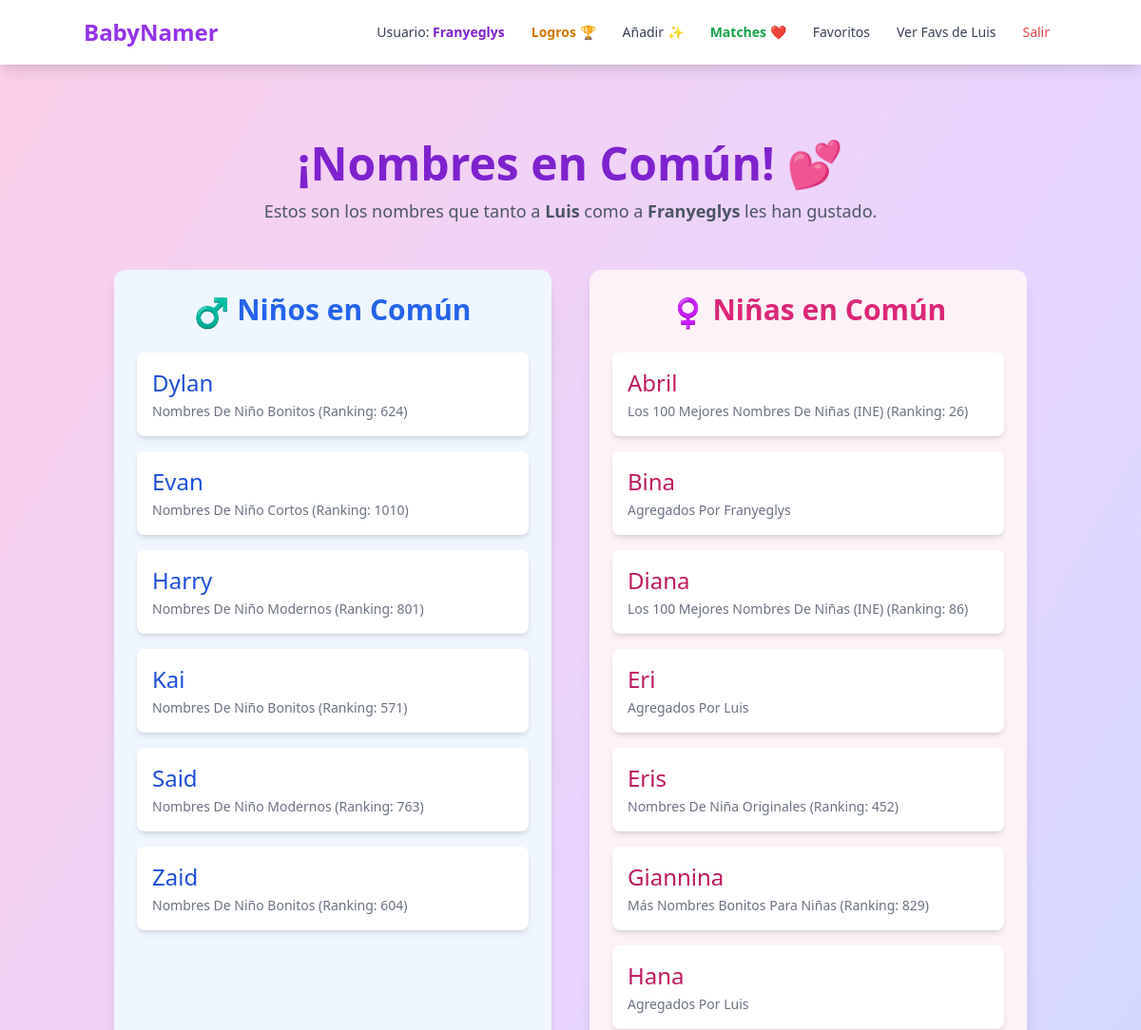
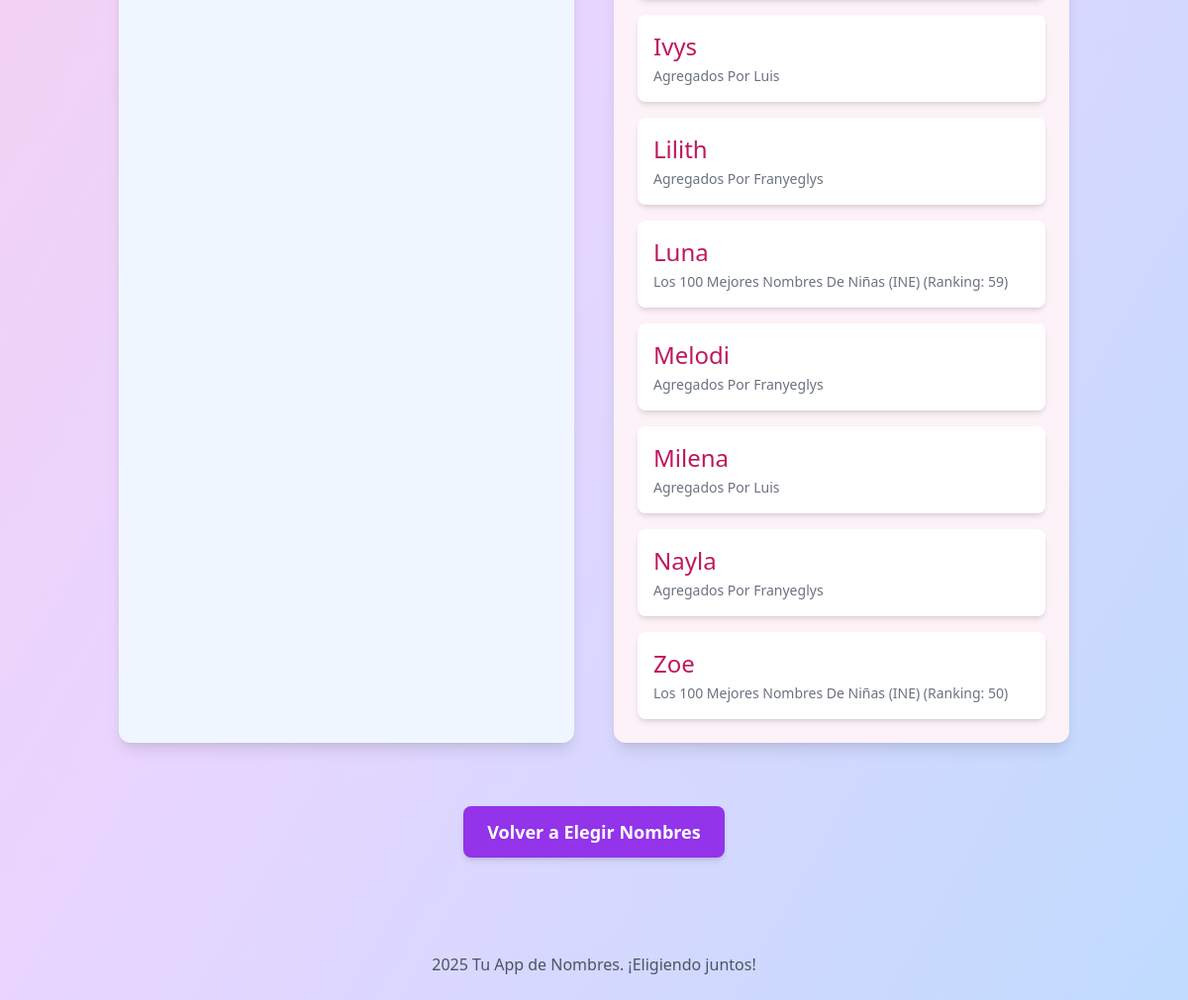
Screenshot of /matches (signed in) with the database file from the repository (2 pictures, top to bottom).
### models.py (models this page shows, shortened)
class User(db.Model):
    id = db.Column(db.Integer, primary_key=True)
    username = db.Column(db.String(80), unique=True, nullable=False)
    favorites = db.relationship(
        'Name',
        secondary=favorite_table,
        backref=db.backref('favorited_by_users', lazy='dynamic') # Cambiado nombre de backref para claridad
    )
    passed_names_rel = db.relationship(
        'Name',
        secondary=passed_name_table,
        backref=db.backref('passed_by_users', lazy='dynamic') # Cambiado nombre de backref para claridad
    )

class Name(db.Model):
    id = db.Column(db.Integer, primary_key=True)
    name_text = db.Column(db.String(100), nullable=False)
    gender = db.Column(db.String(10), nullable=False)
    category = db.Column(db.String(100), nullable=False)
    ranking = db.Column(db.Integer, nullable=True)

### app.py (the view)
@app.route('/matches')
def matches_page():
    current_user = get_current_user()
    user_luis = get_user_by_username_helper('luis') # Usar helper
    user_franyeglys = get_user_by_username_helper('franyeglys') # Usar helper
    if not user_luis or not user_franyeglys:
        flash("Usuarios 'luis' o 'franyeglys' no encontrados.", "error"); return redirect(url_for('index'))
    luis_fav_texts = {name.name_text for name in user_luis.favorites}
    franyeglys_fav_texts = {name.name_text for name in user_franyeglys.favorites}
    common_name_texts = luis_fav_texts.intersection(franyeglys_fav_texts)
    matched_boy_names, matched_girl_names = [], []
    if common_name_texts:
        displayed_names = {}
        all_relevant_favs = list(user_luis.favorites) + list(user_franyeglys.favorites)
        for name_obj in all_relevant_favs:
            if name_obj.name_text in common_name_texts and name_obj.name_text not in displayed_names:
                displayed_names[name_obj.name_text] = name_obj
        final_common_name_objects = sorted(list(displayed_names.values()), key=lambda x: x.name_text)
        matched_boy_names = [name for name in final_common_name_objects if name.gender == 'niño']
        matched_girl_names = [name for name in final_common_name_objects if name.gender == 'niña']
    return render_template('matches.html',
                           current_user=current_user,
                           matched_boy_names=matched_boy_names, matched_girl_names=matched_girl_names,
                           user_luis=user_luis, user_franyeglys=user_franyeglys)

### app.py (called while the page is built)
def get_user_by_username_helper(username_str): # Renombrado para evitar confusión con get_current_user
    return User.query.filter_by(username=username_str).first()

def get_current_user():
    if 'user_id' in session:
        return User.query.get(session['user_id'])
    return None

### templates/matches.html (shortened to what this page needs)
{% extends "layout.html" %}
{% block content %}
<div class="container mx-auto px-2 sm:px-4 py-6 sm:py-8">
    <div class="text-center mb-8 md:mb-12">
        <h1 class="text-3xl sm:text-4xl md:text-5xl font-bold text-purple-700">¡Nombres en Común! 💕</h1>
        <p class="text-base sm:text-lg text-gray-600 mt-2 sm:mt-3">
            Estos son los nombres que tanto a <strong>{{ user_luis.username | capitalize }}</strong> como a <strong>{{ user_franyeglys.username | capitalize }}</strong> les han gustado.
        </p>
    </div>
    <div class="grid grid-cols-1 md:grid-cols-2 gap-6 md:gap-10">
        <div class="bg-blue-50 p-4 sm:p-6 rounded-xl shadow-lg">
            <h2 class="text-2xl sm:text-3xl font-semibold text-blue-600 mb-4 sm:mb-6 text-center">
                <span class="align-middle text-2xl sm:text-3xl">♂️</span> Niños en Común
            </h2>
            {% if matched_boy_names %}
                <ul class="space-y-3 sm:space-y-4">
                    {% for name in matched_boy_names %}
                    <li class="bg-white p-3 sm:p-4 rounded-lg shadow-md transform hover:scale-105 transition-transform duration-200">
                        <p class="text-xl sm:text-2xl font-medium text-blue-700">{{ name.name_text }}</p>
                        <p class="text-xs sm:text-sm text-gray-500 capitalize mt-1">{{ name.category }} {% if name.ranking %}(Ranking: {{ name.ranking }}){% endif %}</p>
                    </li>
                    {% endfor %}
                </ul>
            {% else %}
                <div class="text-center py-8 sm:py-10">
                    <p class="text-lg sm:text-xl text-gray-500">😢 Aún no hay nombres de niño en común.</p>
                    <p class="text-gray-400 mt-2 text-sm sm:text-base">¡Sigan eligiendo!</p>
                </div>
            {% endif %}
        </div>
        <div class="bg-pink-50 p-4 sm:p-6 rounded-xl shadow-lg">
            <h2 class="text-2xl sm:text-3xl font-semibold text-pink-600 mb-4 sm:mb-6 text-center">
                <span class="align-middle text-2xl sm:text-3xl">♀️</span> Niñas en Común
            </h2>
            {% if matched_girl_names %}
                <ul class="space-y-3 sm:space-y-4">
                    {% for name in matched_girl_names %}
                    <li class="bg-white p-3 sm:p-4 rounded-lg shadow-md transform hover:scale-105 transition-transform duration-200">
                        <p class="text-xl sm:text-2xl font-medium text-pink-700">{{ name.name_text }}</p>
                        <p class="text-xs sm:text-sm text-gray-500 capitalize mt-1">{{ name.category }} {% if name.ranking %}(Ranking: {{ name.ranking }}){% endif %}</p>
                    </li>
                    {% endfor %}
                </ul>
            {% else %}
                <div class="text-center py-8 sm:py-10">
                     <p class="text-lg sm:text-xl text-gray-500">😢 Aún no hay nombres de niña en común.</p>
                     <p class="text-gray-400 mt-2 text-sm sm:text-base">¡Sigan eligiendo!</p>
                </div>
            {% endif %}
        </div>
    </div>
    <div class="mt-12 md:mt-16 text-center">
        <a href="{{ url_for('index') }}"
           class="inline-block bg-purple-600 hover:bg-purple-700 text-white font-bold py-3 px-6 rounded-lg shadow-md transition duration-300 text-base sm:text-lg">
            Volver a Elegir Nombres
        </a>
    </div>
</div>
{% endblock %}

### templates/layout.html (shortened to what this page needs)
<!DOCTYPE html>
<html lang="es">
<head>
    <link rel="stylesheet" href="{{ url_for('static', filename='css/style.css') }}">
</head>
<body class="bg-gradient-to-br from-pink-200 via-purple-200 to-blue-200 min-h-screen font-sans text-gray-800">
<nav class="bg-white shadow-lg p-4 mb-8" x-data="{ open: false }">
    <div class="container mx-auto flex justify-between items-center">
        <a href="{{ url_for('index') }}" class="text-2xl font-bold text-purple-600 hover:text-purple-800">BabyNamer</a>
        <div class="hidden md:flex md:items-center space-x-1 lg:space-x-3">
            {% if session.user_id %}
                <span class="text-gray-700 text-sm hidden lg:inline mr-2">Usuario: <strong class="text-purple-700">{{ session.username | capitalize }}</strong></span>
                <a href="{{ url_for('achievements_page_route') }}" class="nav-link-desktop text-amber-600 hover:text-amber-800 font-semibold">Logros 🏆</a>
                <a href="{{ url_for('add_custom_name') }}" class="nav-link-desktop">Añadir ✨</a>
                <a href="{{ url_for('matches_page') }}" class="nav-link-desktop text-green-600 hover:text-green-800 font-semibold">Matches ❤️</a>
                <a href="{{ url_for('favorites') }}" class="nav-link-desktop">Favoritos</a>
                {% if current_user and current_user.username == 'luis' %}
                    <a href="{{ url_for('view_other_favorites', username_to_view='franyeglys') }}" class="nav-link-desktop">Ver Favs de Franyeglys</a>
                {% elif current_user and current_user.username == 'franyeglys' %}
                    <a href="{{ url_for('view_other_favorites', username_to_view='luis') }}" class="nav-link-desktop">Ver Favs de Luis</a>
                {% endif %}
                <a href="{{ url_for('logout') }}" class="nav-link-desktop text-red-500 hover:text-red-700">Salir</a>
            {% endif %}
        </div>
    </div>
</nav>
<main class="container mx-auto p-4">
    {% block content %}{% endblock %}
</main>
<footer class="text-center text-gray-600 mt-12 pb-6">
    <p>2025 Tu App de Nombres. ¡Eligiendo juntos!</p>
</footer>
</body>
</html>

### rows the page displays
User: username "Franyeglys"
User: username "Luis"
Name: name_text "Dylan", category "Nombres De Niño Bonitos", ranking "624"
Name: name_text "Evan", category "Nombres De Niño Cortos", ranking "1010"
Name: name_text "Harry", category "Nombres De Niño Modernos", ranking "801"
Name: name_text "Kai", category "Nombres De Niño Bonitos", ranking "571"
Name: name_text "Said", category "Nombres De Niño Modernos", ranking "763"
Name: name_text "Zaid", category "Nombres De Niño Bonitos", ranking "604"
Name: name_text "Abril", category "Los 100 Mejores Nombres De Niñas (INE)", ranking "26"
Name: name_text "Bina", category "Agregados Por Franyeglys"
Name: name_text "Diana", category "Los 100 Mejores Nombres De Niñas (INE)", ranking "86"
Name: name_text "Eri", category "Agregados Por Luis"
Name: name_text "Eris", category "Nombres De Niña Originales", ranking "452"
Name: name_text "Giannina", category "Más Nombres Bonitos Para Niñas", ranking "829"
Name: name_text "Hana", category "Agregados Por Luis"
Name: name_text "Ivys", category "Agregados Por Luis"
Name: name_text "Lilith", category "Agregados Por Franyeglys"
Name: name_text "Luna", category "Los 100 Mejores Nombres De Niñas (INE)", ranking "59"
Name: name_text "Melodi", category "Agregados Por Franyeglys"
Name: name_text "Milena", category "Agregados Por Luis"
Name: name_text "Nayla", category "Agregados Por Franyeglys"
Name: name_text "Zoe", category "Los 100 Mejores Nombres De Niñas (INE)", ranking "50"
